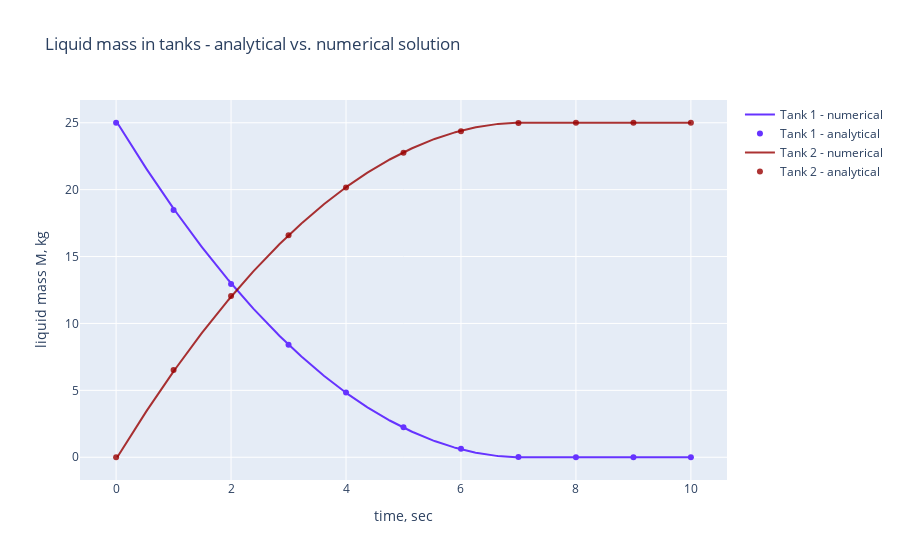

The code cell stored with this chart in its notebook:
### Code cell
fig = go.Figure()
fig.add_trace(go.Scatter(
            x=hdf.df.index.total_seconds(), y= hdf.df['subsystem.tank_1.v1.H']*rho_water*A0[0],
            name='Tank 1 - numerical', mode='lines',line_color='rgba(102,51,255,1)'))
fig.add_trace(go.Scatter(
            x=result_analytical['t'], y=result_analytical['M_1'],
            name='Tank 1 - analytical', mode='markers', marker_color='rgba(102,51,255,1)'))
fig.add_trace(go.Scatter(
            x=hdf.df.index.total_seconds(), y=hdf.df['subsystem.tank_2.v1.H']*rho_water*A0[1],
            name='Tank 2 - numerical', mode='lines',line_color='rgba(152, 0, 0, .8)'))
fig.add_trace(go.Scatter(
            x=result_analytical['t'], y=result_analytical['M_2'],
            name='Tank 2 - analytical', mode='markers',marker_color='rgba(152, 0, 0, .8)'))
              
fig.update_layout(title='Liquid mass in tanks - analytical vs. numerical solution',
                  yaxis_zeroline=False, xaxis_zeroline=False,xaxis_title="time, sec",
                 yaxis_title="liquid mass M, kg",)
fig.show()

### Figure 1 — Plotly figure (JSON) as saved in the notebook; plotly's stock layout.template omitted (floating-point values rounded to 4 significant figures; data arrays with more than 128 entries replaced by an {"elided": "..."} marker saying what was removed)
{"data": [{"line": {"color": "rgba(102,51,255,1)"}, "mode": "lines", "name": "Tank 1 - numerical", "type": "scatter", "x": {"elided": "500 float values"}, "y": {"elided": "500 float values"}}, {"marker": {"color": "rgba(102,51,255,1)"}, "mode": "markers", "name": "Tank 1 - analytical", "type": "scatter", "x": [0.0, 1.0, 2.0, 3.0, 4.0, 5.0, 6.0, 7.0, 8.0, 9.0, 10.0], "y": [25.0, 18.49, 12.95, 8.404, 4.834, 2.245, 0.6366, 0.009506, 0, 0, 0]}, {"line": {"color": "rgba(152, 0, 0, .8)"}, "mode": "lines", "name": "Tank 2 - numerical", "type": "scatter", "x": {"elided": "500 float values"}, "y": {"elided": "500 float values"}}, {"marker": {"color": "rgba(152, 0, 0, .8)"}, "mode": "markers", "name": "Tank 2 - analytical", "type": "scatter", "x": [0.0, 1.0, 2.0, 3.0, 4.0, 5.0, 6.0, 7.0, 8.0, 9.0, 10.0], "y": [0.0, 6.513, 12.05, 16.6, 20.17, 22.76, 24.36, 24.99, 25.0, 25.0, 25.0]}], "layout": {"title": {"text": "Liquid mass in tanks - analytical vs. numerical solution"}, "xaxis": {"title": {"text": "time, sec"}, "zeroline": false}, "yaxis": {"title": {"text": "liquid mass M, kg"}, "zeroline": false}}}
